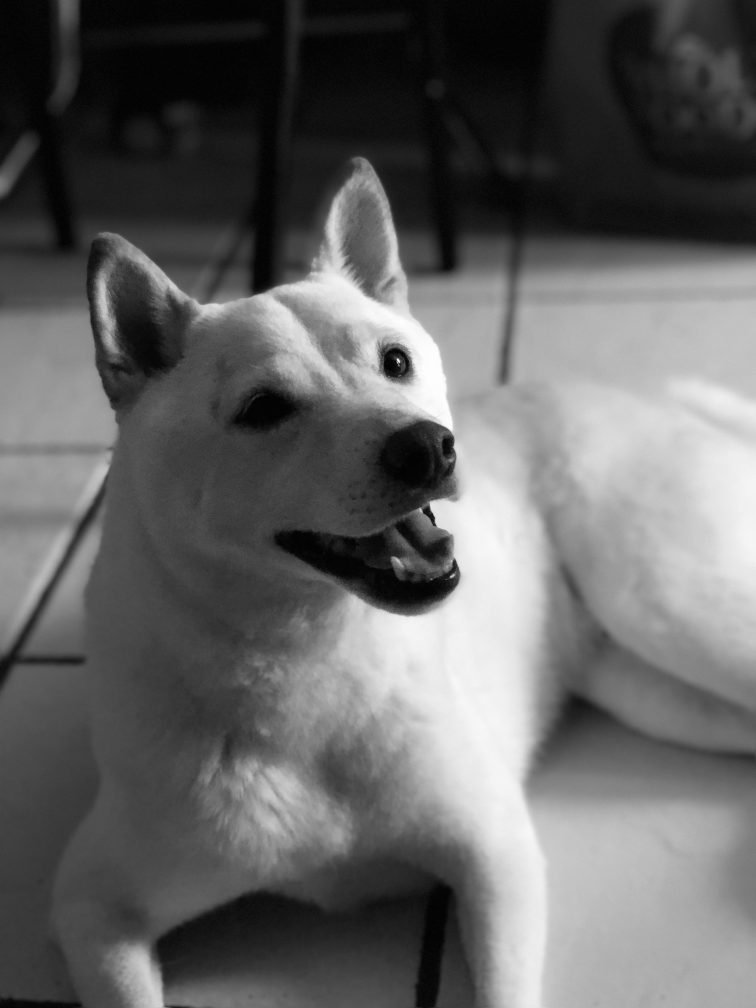
#> input picture Images/dog.jpg, 3024 x 4032 px (shown at 1/4 size)
$ python '2-Bit Plane Slicing.py'
#> lines starting #> are read from the running program, lines starting #| are printed output that depends on the picture; after the words box and inside, x2 and y2 are one past the last pixel; in counts of white or black regions, pixels touching at a corner belong together
import cv2
import numpy as np

def bit_plane_slicing(img, bit):
    return (img >> bit) & 1

img = cv2.imread('Images/dog.jpg', cv2.IMREAD_GRAYSCALE)
#> img is the input picture: shape (4032, 3024); min 0, max 255, mean 99.8
sliced_img = bit_plane_slicing(img, 7)
#> in bit_plane_slicing, `return (img >> bit) & 1`:
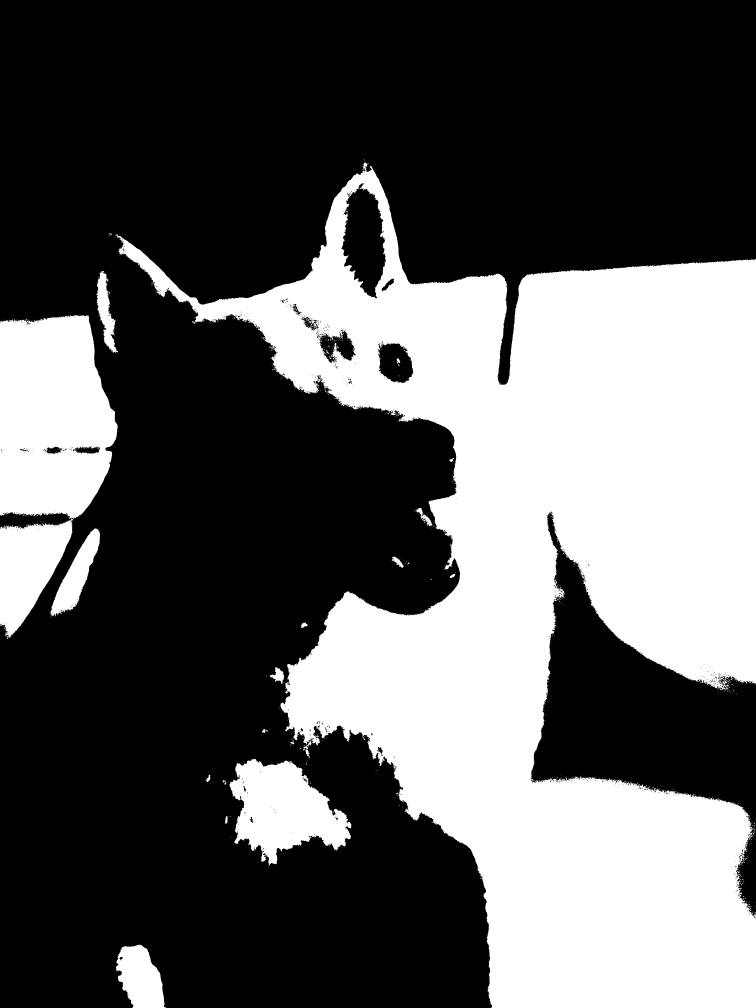
#> returned value: shape (4032, 3024) (shown at 1/4 size); values 0 (black) and 1 (white), 36.1% white; 867 white regions (828 under 20 px), largest, box (x1, y1, x2, y2) and area: (462, 648, 3024, 4032) 3800816, (0, 1260, 471, 2551) 399641, (918, 3035, 1405, 3463) 121611

cv2.namedWindow('Bit Plane Slicing', cv2.WINDOW_NORMAL)
cv2.resizeWindow('Bit Plane Slicing', 400, 300)

cv2.imshow('Bit Plane Slicing', sliced_img * 255)
cv2.waitKey(0)
